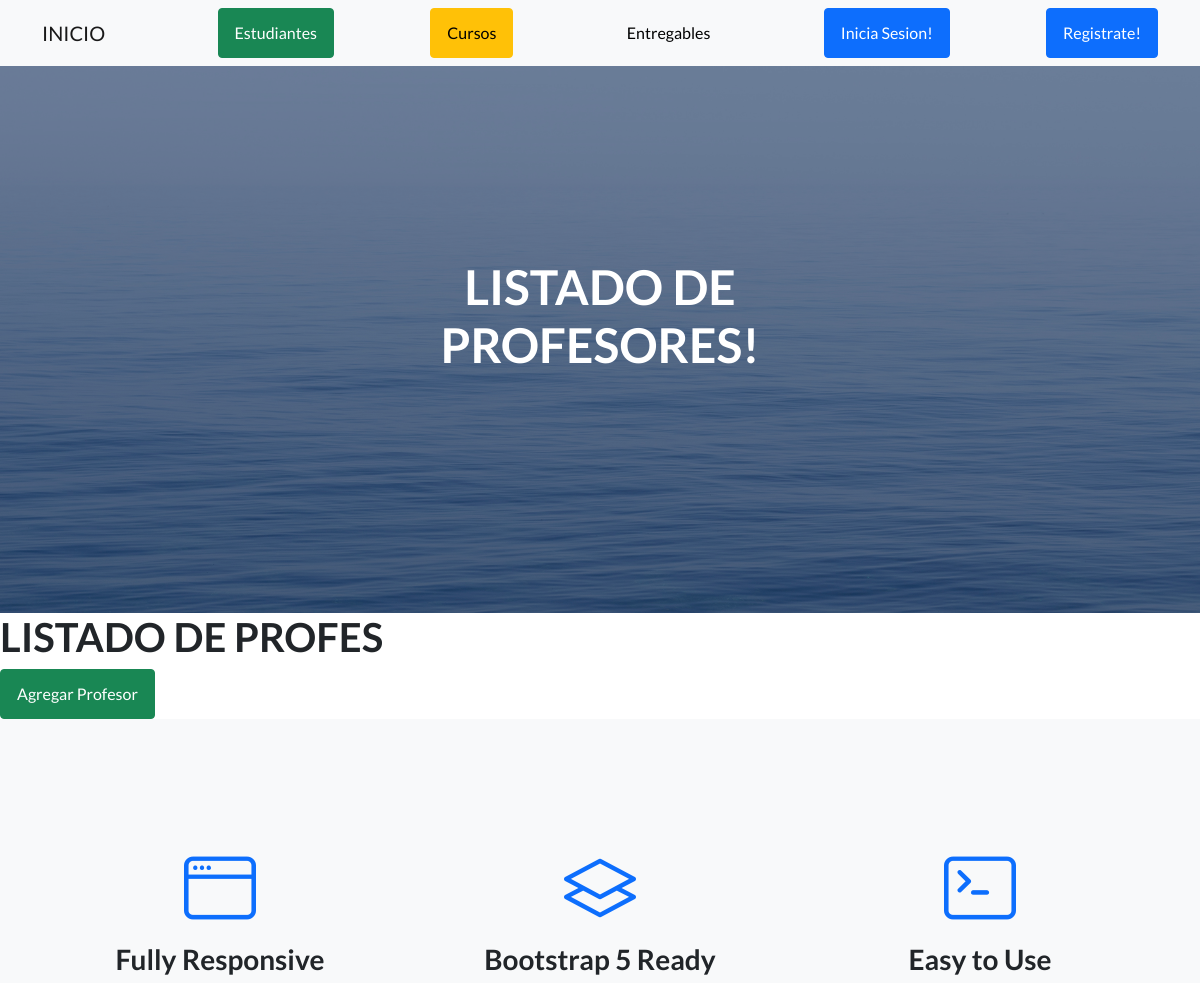
Before: /AppCoder/leerProfesores/ (upper part) with the older database file.
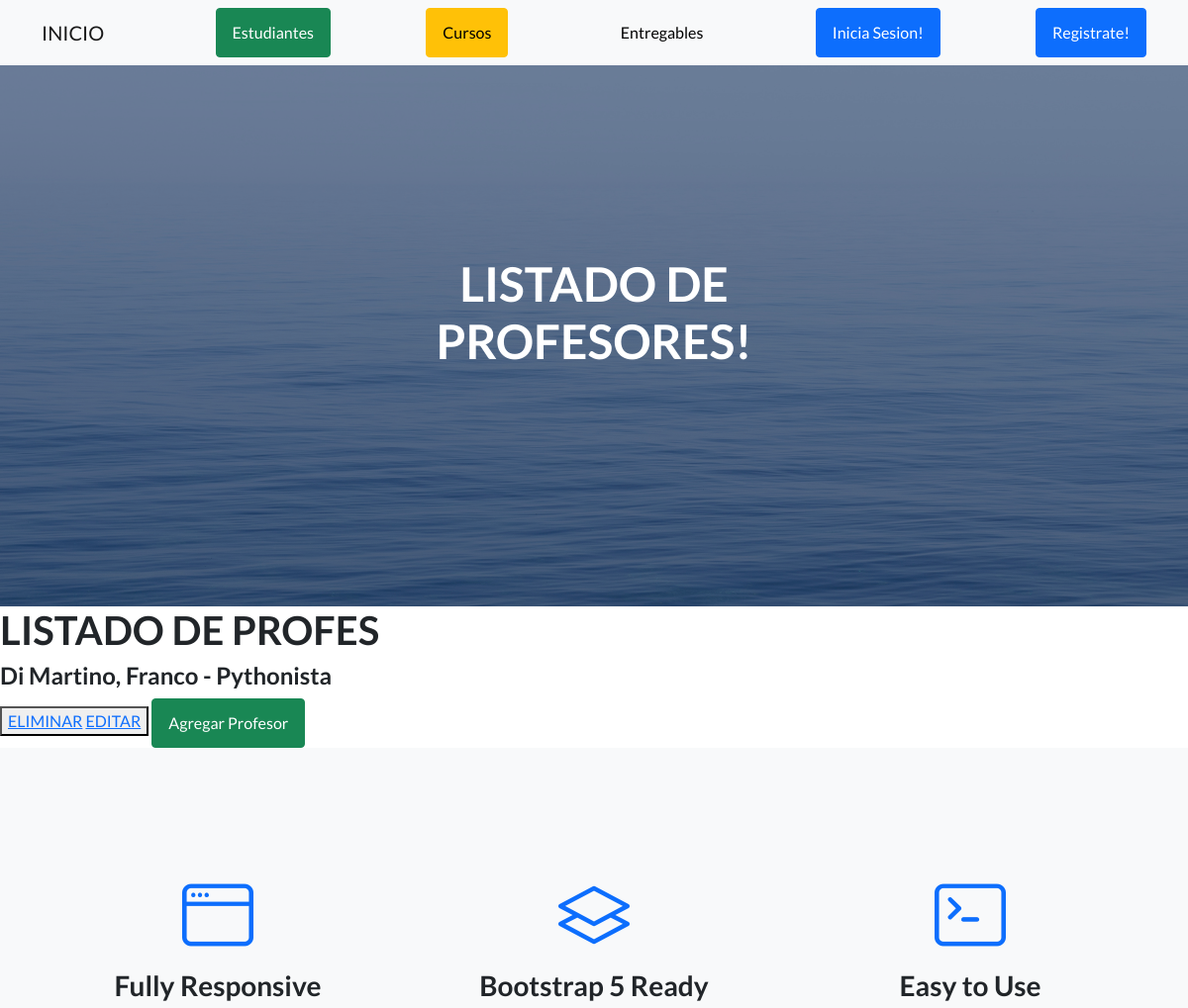
After: the same page with the newer database file.
### AppCoder/models.py (models this page shows)
class Profesor(models.Model):
    nombre= models.CharField(max_length=50)
    apellido= models.CharField(max_length=50)
    email= models.EmailField()
    profesion= models.CharField(max_length=50)
    def __str__(self) -> str:
        return self.apellido+" "+self.nombre

### AppCoder/views.py (the view)
# urls.py: path('leerProfesores/', leerProfesores, name='leerProfesores'),
def leerProfesores(request):
    profesores=Profesor.objects.all()
    print(profesores)
    return render(request, "Appcoder/leerProfesores.html", {"profesores":profesores})

### AppCoder/templates/AppCoder/leerProfesores.html (shortened to what this page needs)
{% extends "AppCoder/padre.html" %}
{% load static %}
{% block titulo_de_pagina %}
<h1 class="mb-5">LISTADO DE PROFESORES!</h1>
{% endblock %}
{% block contenido_que_cambia %}
{% if mensaje %}
<h2>{{ mensaje }}</h2>
{% else %}
<h1>LISTADO DE PROFES</h1>
{% for profe in profesores %}
<h4>{{ profe.apellido }}, {{ profe.nombre }} - {{ profe.profesion }}</h4>
<button>
    <a href="{% url 'eliminarProfesor' profe.id %}">ELIMINAR</a>
    <a href="{% url 'editarProfesor' profe.id %}">EDITAR</a>
</button>
{% endfor %}
{% endif %}
<a class="btn btn-success" href="{% url 'profeFormulario' %}">Agregar Profesor</a>
{% endblock %}

Changed rows visible on the page:
added Profesor: apellido "Di Martino", nombre "Franco", profesion "Pythonista"
